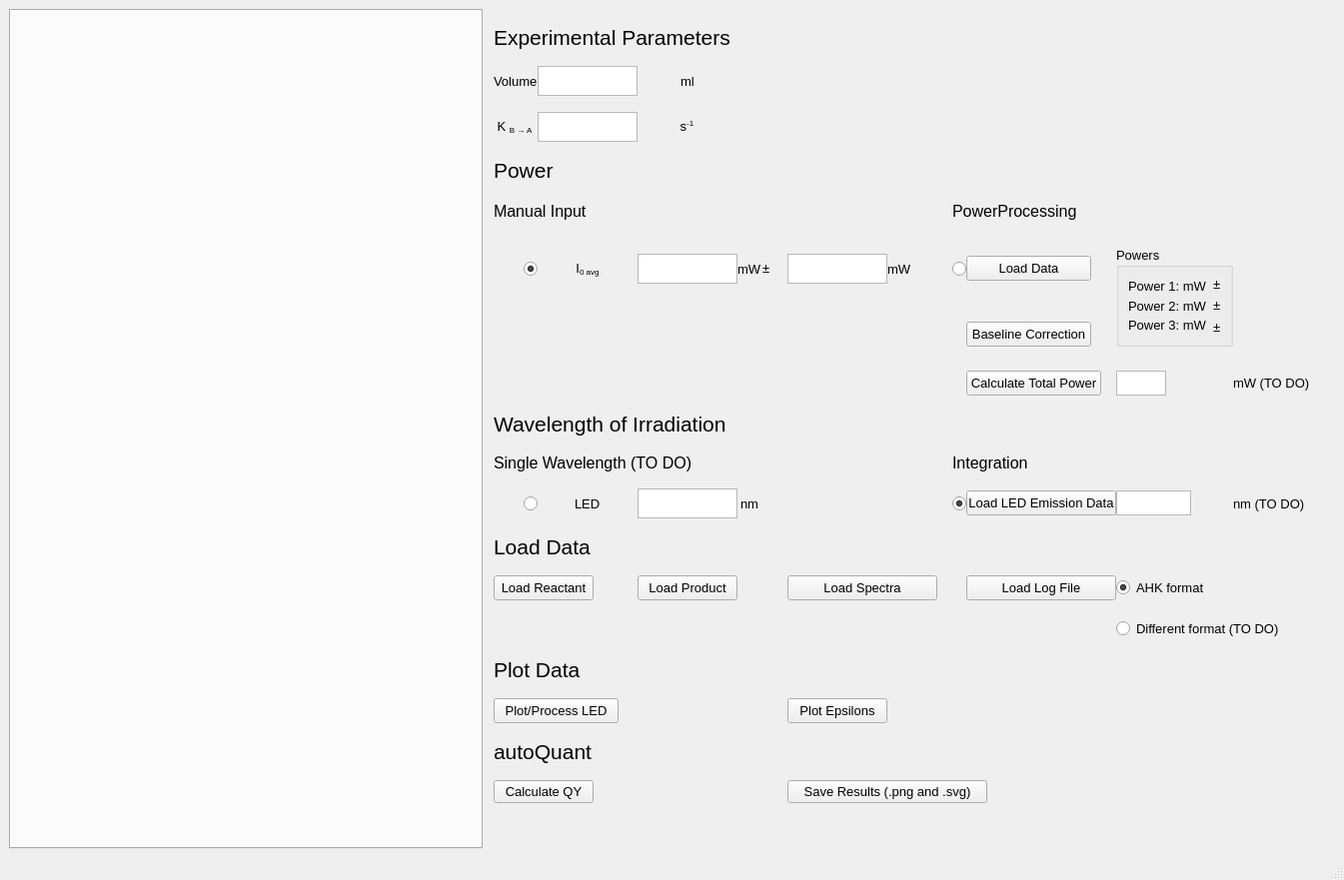
<?xml version="1.0" encoding="UTF-8"?>
<ui version="4.0">
 <class>MainWindow</class>
 <widget class="QMainWindow" name="MainWindow">
  <property name="geometry">
   <rect>
    <x>0</x>
    <y>0</y>
    <width>1345</width>
    <height>881</height>
   </rect>
  </property>
  <property name="windowTitle">
   <string>autoQuant</string>
  </property>
  <widget class="QWidget" name="centralwidget">
   <layout class="QHBoxLayout" name="horizontalLayout">
    <item>
     <widget class="QTabWidget" name="tabWidget">
      <property name="minimumSize">
       <size>
        <width>10</width>
        <height>10</height>
       </size>
      </property>
     </widget>
    </item>
    <item>
     <layout class="QGridLayout" name="gridLayout" rowstretch="0,0,0,0,0,0,0,0,0,0,0,0,0,0,0,0,0,0,0,0,0,0,0,0,0,0,0,0,0,0,0,0,0" columnstretch="0,0,0,0,0,0,0,0,0,0,0,0,0,0" columnminimumwidth="0,0,0,0,0,0,0,0,0,0,0,0,0,0">
      <property name="sizeConstraint">
       <enum>QLayout::SetFixedSize</enum>
      </property>
      <property name="leftMargin">
       <number>5</number>
      </property>
      <property name="topMargin">
       <number>0</number>
      </property>
      <property name="rightMargin">
       <number>5</number>
      </property>
      <property name="bottomMargin">
       <number>20</number>
      </property>
      <property name="spacing">
       <number>0</number>
      </property>
      <item row="7" column="3">
       <widget class="QPlainTextEdit" name="plainTextEdit_3">
        <property name="maximumSize">
         <size>
          <width>100</width>
          <height>30</height>
         </size>
        </property>
       </widget>
      </item>
      <item row="4" column="2">
       <widget class="QPlainTextEdit" name="plainTextEdit_2">
        <property name="sizePolicy">
         <sizepolicy hsizetype="Maximum" vsizetype="Maximum">
          <horstretch>0</horstretch>
          <verstretch>0</verstretch>
         </sizepolicy>
        </property>
        <property name="maximumSize">
         <size>
          <width>100</width>
          <height>30</height>
         </size>
        </property>
       </widget>
      </item>
      <item row="9" column="10">
       <widget class="QPushButton" name="calculatePowerButton">
        <property name="maximumSize">
         <size>
          <width>135</width>
          <height>25</height>
         </size>
        </property>
        <property name="font">
         <font>
          <pointsize>10</pointsize>
         </font>
        </property>
        <property name="text">
         <string>Calculate Total Power</string>
        </property>
       </widget>
      </item>
      <item row="7" column="2">
       <widget class="QLabel" name="label_4">
        <property name="font">
         <font>
          <pointsize>10</pointsize>
         </font>
        </property>
        <property name="text">
         <string>&lt;html&gt;&lt;head/&gt;&lt;body&gt;&lt;p align=&quot;center&quot;&gt;I&lt;span style=&quot; vertical-align:sub;&quot;&gt;0 avg&lt;/span&gt;&lt;/p&gt;&lt;/body&gt;&lt;/html&gt;</string>
        </property>
       </widget>
      </item>
      <item row="9" column="12">
       <widget class="QLabel" name="label_PP_TotalPower">
        <property name="font">
         <font>
          <pointsize>10</pointsize>
         </font>
        </property>
        <property name="text">
         <string>mW (TO DO)</string>
        </property>
       </widget>
      </item>
      <item row="6" column="9" colspan="3">
       <widget class="QLabel" name="label_14">
        <property name="sizePolicy">
         <sizepolicy hsizetype="Expanding" vsizetype="Preferred">
          <horstretch>0</horstretch>
          <verstretch>0</verstretch>
         </sizepolicy>
        </property>
        <property name="maximumSize">
         <size>
          <width>400</width>
          <height>25</height>
         </size>
        </property>
        <property name="font">
         <font>
          <pointsize>12</pointsize>
         </font>
        </property>
        <property name="text">
         <string>PowerProcessing</string>
        </property>
       </widget>
      </item>
      <item row="6" column="1" colspan="2">
       <widget class="QLabel" name="label">
        <property name="sizePolicy">
         <sizepolicy hsizetype="Expanding" vsizetype="Preferred">
          <horstretch>0</horstretch>
          <verstretch>0</verstretch>
         </sizepolicy>
        </property>
        <property name="maximumSize">
         <size>
          <width>400</width>
          <height>25</height>
         </size>
        </property>
        <property name="font">
         <font>
          <pointsize>12</pointsize>
         </font>
        </property>
        <property name="text">
         <string>Manual Input</string>
        </property>
       </widget>
      </item>
      <item row="11" column="1" colspan="3">
       <widget class="QLabel" name="label_12">
        <property name="sizePolicy">
         <sizepolicy hsizetype="Preferred" vsizetype="Preferred">
          <horstretch>0</horstretch>
          <verstretch>0</verstretch>
         </sizepolicy>
        </property>
        <property name="maximumSize">
         <size>
          <width>400</width>
          <height>20</height>
         </size>
        </property>
        <property name="font">
         <font>
          <pointsize>12</pointsize>
         </font>
        </property>
        <property name="text">
         <string>Single Wavelength (TO DO)</string>
        </property>
       </widget>
      </item>
      <item row="12" column="10">
       <widget class="QPushButton" name="LoadLED">
        <property name="sizePolicy">
         <sizepolicy hsizetype="Expanding" vsizetype="Fixed">
          <horstretch>0</horstretch>
          <verstretch>0</verstretch>
         </sizepolicy>
        </property>
        <property name="maximumSize">
         <size>
          <width>150</width>
          <height>25</height>
         </size>
        </property>
        <property name="font">
         <font>
          <pointsize>10</pointsize>
         </font>
        </property>
        <property name="text">
         <string>Load LED Emission Data</string>
        </property>
       </widget>
      </item>
      <item row="7" column="9" alignment="Qt::AlignHCenter">
       <widget class="QRadioButton" name="radioButton_4">
        <property name="sizePolicy">
         <sizepolicy hsizetype="Preferred" vsizetype="Fixed">
          <horstretch>0</horstretch>
          <verstretch>0</verstretch>
         </sizepolicy>
        </property>
        <property name="maximumSize">
         <size>
          <width>20</width>
          <height>250</height>
         </size>
        </property>
        <property name="text">
         <string/>
        </property>
        <attribute name="buttonGroup">
         <string notr="true">buttonGroup</string>
        </attribute>
       </widget>
      </item>
      <item row="30" column="1" colspan="2">
       <widget class="QPushButton" name="plotLEDButton">
        <property name="maximumSize">
         <size>
          <width>125</width>
          <height>25</height>
         </size>
        </property>
        <property name="font">
         <font>
          <pointsize>10</pointsize>
         </font>
        </property>
        <property name="text">
         <string>Plot/Process LED</string>
        </property>
       </widget>
      </item>
      <item row="2" column="2">
       <widget class="QPlainTextEdit" name="plainTextEdit">
        <property name="sizePolicy">
         <sizepolicy hsizetype="Maximum" vsizetype="Maximum">
          <horstretch>0</horstretch>
          <verstretch>0</verstretch>
         </sizepolicy>
        </property>
        <property name="maximumSize">
         <size>
          <width>100</width>
          <height>30</height>
         </size>
        </property>
       </widget>
      </item>
      <item row="7" column="6">
       <widget class="QPlainTextEdit" name="plainTextEdit_4">
        <property name="maximumSize">
         <size>
          <width>100</width>
          <height>30</height>
         </size>
        </property>
       </widget>
      </item>
      <item row="4" column="1">
       <widget class="QLabel" name="label_3">
        <property name="maximumSize">
         <size>
          <width>75</width>
          <height>25</height>
         </size>
        </property>
        <property name="font">
         <font>
          <pointsize>10</pointsize>
         </font>
        </property>
        <property name="text">
         <string>&lt;html&gt;&lt;head/&gt;&lt;body&gt;&lt;p align=&quot;center&quot;&gt;K &lt;span style=&quot; vertical-align:sub;&quot;&gt;B → A &lt;/span&gt;&lt;/p&gt;&lt;/body&gt;&lt;/html&gt;</string>
        </property>
       </widget>
      </item>
      <item row="8" column="10">
       <widget class="QPushButton" name="baselineCorrectionButton">
        <property name="maximumSize">
         <size>
          <width>125</width>
          <height>25</height>
         </size>
        </property>
        <property name="font">
         <font>
          <pointsize>10</pointsize>
         </font>
        </property>
        <property name="text">
         <string>Baseline Correction</string>
        </property>
       </widget>
      </item>
      <item row="11" column="9" colspan="3">
       <widget class="QLabel" name="label_13">
        <property name="maximumSize">
         <size>
          <width>400</width>
          <height>20</height>
         </size>
        </property>
        <property name="font">
         <font>
          <pointsize>12</pointsize>
         </font>
        </property>
        <property name="text">
         <string>Integration</string>
        </property>
       </widget>
      </item>
      <item row="30" column="6">
       <widget class="QPushButton" name="plotEpsilonButton">
        <property name="maximumSize">
         <size>
          <width>100</width>
          <height>25</height>
         </size>
        </property>
        <property name="font">
         <font>
          <pointsize>10</pointsize>
         </font>
        </property>
        <property name="text">
         <string>Plot Epsilons</string>
        </property>
       </widget>
      </item>
      <item row="10" column="13">
       <spacer name="horizontalSpacer_3">
        <property name="orientation">
         <enum>Qt::Horizontal</enum>
        </property>
        <property name="sizeType">
         <enum>QSizePolicy::Fixed</enum>
        </property>
        <property name="sizeHint" stdset="0">
         <size>
          <width>20</width>
          <height>20</height>
         </size>
        </property>
       </spacer>
      </item>
      <item row="26" column="1" colspan="2">
       <widget class="QPushButton" name="LoadTrans">
        <property name="sizePolicy">
         <sizepolicy hsizetype="Expanding" vsizetype="Fixed">
          <horstretch>0</horstretch>
          <verstretch>0</verstretch>
         </sizepolicy>
        </property>
        <property name="maximumSize">
         <size>
          <width>100</width>
          <height>25</height>
         </size>
        </property>
        <property name="font">
         <font>
          <pointsize>10</pointsize>
         </font>
        </property>
        <property name="text">
         <string>Load Reactant</string>
        </property>
       </widget>
      </item>
      <item row="26" column="6" colspan="4">
       <widget class="QPushButton" name="LoadSpectra">
        <property name="sizePolicy">
         <sizepolicy hsizetype="Expanding" vsizetype="Fixed">
          <horstretch>0</horstretch>
          <verstretch>0</verstretch>
         </sizepolicy>
        </property>
        <property name="maximumSize">
         <size>
          <width>150</width>
          <height>25</height>
         </size>
        </property>
        <property name="font">
         <font>
          <pointsize>10</pointsize>
         </font>
        </property>
        <property name="text">
         <string>Load Spectra</string>
        </property>
       </widget>
      </item>
      <item row="5" column="1" colspan="3">
       <widget class="QLabel" name="Header_2">
        <property name="sizePolicy">
         <sizepolicy hsizetype="Preferred" vsizetype="Fixed">
          <horstretch>0</horstretch>
          <verstretch>0</verstretch>
         </sizepolicy>
        </property>
        <property name="maximumSize">
         <size>
          <width>400</width>
          <height>25</height>
         </size>
        </property>
        <property name="font">
         <font>
          <pointsize>16</pointsize>
         </font>
        </property>
        <property name="text">
         <string>Power</string>
        </property>
       </widget>
      </item>
      <item row="12" column="2" alignment="Qt::AlignHCenter">
       <widget class="QLabel" name="label_10">
        <property name="font">
         <font>
          <pointsize>10</pointsize>
         </font>
        </property>
        <property name="text">
         <string>LED</string>
        </property>
       </widget>
      </item>
      <item row="12" column="9" alignment="Qt::AlignHCenter">
       <widget class="QRadioButton" name="radioButton_2">
        <property name="sizePolicy">
         <sizepolicy hsizetype="Preferred" vsizetype="Fixed">
          <horstretch>0</horstretch>
          <verstretch>0</verstretch>
         </sizepolicy>
        </property>
        <property name="maximumSize">
         <size>
          <width>20</width>
          <height>250</height>
         </size>
        </property>
        <property name="text">
         <string/>
        </property>
        <property name="checked">
         <bool>true</bool>
        </property>
        <attribute name="buttonGroup">
         <string notr="true">buttonGroup_2</string>
        </attribute>
       </widget>
      </item>
      <item row="26" column="3">
       <widget class="QPushButton" name="LoadCis">
        <property name="sizePolicy">
         <sizepolicy hsizetype="Expanding" vsizetype="Fixed">
          <horstretch>0</horstretch>
          <verstretch>0</verstretch>
         </sizepolicy>
        </property>
        <property name="maximumSize">
         <size>
          <width>125</width>
          <height>25</height>
         </size>
        </property>
        <property name="font">
         <font>
          <pointsize>10</pointsize>
         </font>
        </property>
        <property name="text">
         <string>Load Product</string>
        </property>
       </widget>
      </item>
      <item row="13" column="1" colspan="3">
       <widget class="QLabel" name="Header_4">
        <property name="sizePolicy">
         <sizepolicy hsizetype="Expanding" vsizetype="Preferred">
          <horstretch>0</horstretch>
          <verstretch>0</verstretch>
         </sizepolicy>
        </property>
        <property name="maximumSize">
         <size>
          <width>400</width>
          <height>25</height>
         </size>
        </property>
        <property name="font">
         <font>
          <pointsize>16</pointsize>
         </font>
        </property>
        <property name="text">
         <string>Load Data</string>
        </property>
       </widget>
      </item>
      <item row="12" column="4" alignment="Qt::AlignHCenter">
       <widget class="QLabel" name="label_9">
        <property name="maximumSize">
         <size>
          <width>25</width>
          <height>16777215</height>
         </size>
        </property>
        <property name="font">
         <font>
          <pointsize>10</pointsize>
         </font>
        </property>
        <property name="text">
         <string>nm</string>
        </property>
       </widget>
      </item>
      <item row="32" column="1" colspan="2">
       <widget class="QPushButton" name="plotQuantButton">
        <property name="sizePolicy">
         <sizepolicy hsizetype="Expanding" vsizetype="Fixed">
          <horstretch>0</horstretch>
          <verstretch>0</verstretch>
         </sizepolicy>
        </property>
        <property name="maximumSize">
         <size>
          <width>100</width>
          <height>25</height>
         </size>
        </property>
        <property name="font">
         <font>
          <pointsize>10</pointsize>
         </font>
        </property>
        <property name="text">
         <string>Calculate QY</string>
        </property>
       </widget>
      </item>
      <item row="32" column="6" colspan="5">
       <widget class="QPushButton" name="SaveResultsBtn">
        <property name="sizePolicy">
         <sizepolicy hsizetype="Expanding" vsizetype="Fixed">
          <horstretch>0</horstretch>
          <verstretch>0</verstretch>
         </sizepolicy>
        </property>
        <property name="maximumSize">
         <size>
          <width>200</width>
          <height>16777215</height>
         </size>
        </property>
        <property name="font">
         <font>
          <pointsize>10</pointsize>
         </font>
        </property>
        <property name="text">
         <string>Save Results (.png and .svg)</string>
        </property>
       </widget>
      </item>
      <item row="12" column="3">
       <widget class="QPlainTextEdit" name="plainTextEdit_5">
        <property name="maximumSize">
         <size>
          <width>100</width>
          <height>30</height>
         </size>
        </property>
       </widget>
      </item>
      <item row="4" column="3" alignment="Qt::AlignHCenter">
       <widget class="QLabel" name="label_6">
        <property name="maximumSize">
         <size>
          <width>25</width>
          <height>16777215</height>
         </size>
        </property>
        <property name="font">
         <font>
          <pointsize>10</pointsize>
         </font>
        </property>
        <property name="text">
         <string>&lt;html&gt;&lt;head/&gt;&lt;body&gt;&lt;p align=&quot;center&quot;&gt;s&lt;span style=&quot; vertical-align:super;&quot;&gt;-1&lt;/span&gt;&lt;/p&gt;&lt;/body&gt;&lt;/html&gt;</string>
        </property>
       </widget>
      </item>
      <item row="26" column="10">
       <widget class="QPushButton" name="LoadLog">
        <property name="maximumSize">
         <size>
          <width>150</width>
          <height>25</height>
         </size>
        </property>
        <property name="font">
         <font>
          <pointsize>10</pointsize>
         </font>
        </property>
        <property name="text">
         <string>Load Log File</string>
        </property>
       </widget>
      </item>
      <item row="9" column="11">
       <widget class="QPlainTextEdit" name="plainTextEdit_6">
        <property name="maximumSize">
         <size>
          <width>50</width>
          <height>25</height>
         </size>
        </property>
        <property name="readOnly">
         <bool>true</bool>
        </property>
       </widget>
      </item>
      <item row="27" column="11" colspan="2">
       <widget class="QRadioButton" name="radioButton_Log_2">
        <property name="sizePolicy">
         <sizepolicy hsizetype="Expanding" vsizetype="Fixed">
          <horstretch>0</horstretch>
          <verstretch>0</verstretch>
         </sizepolicy>
        </property>
        <property name="maximumSize">
         <size>
          <width>175</width>
          <height>25</height>
         </size>
        </property>
        <property name="font">
         <font>
          <pointsize>10</pointsize>
         </font>
        </property>
        <property name="text">
         <string>Different format (TO DO)</string>
        </property>
        <attribute name="buttonGroup">
         <string notr="true">buttonGroup_3</string>
        </attribute>
       </widget>
      </item>
      <item row="7" column="5">
       <widget class="QLabel" name="label_11">
        <property name="minimumSize">
         <size>
          <width>25</width>
          <height>0</height>
         </size>
        </property>
        <property name="maximumSize">
         <size>
          <width>25</width>
          <height>16777215</height>
         </size>
        </property>
        <property name="font">
         <font>
          <pointsize>10</pointsize>
         </font>
        </property>
        <property name="text">
         <string>&lt;span&gt;&amp;#177;&lt;/span&gt;</string>
        </property>
       </widget>
      </item>
      <item row="26" column="11">
       <widget class="QRadioButton" name="radioButton_Log_1">
        <property name="maximumSize">
         <size>
          <width>150</width>
          <height>25</height>
         </size>
        </property>
        <property name="font">
         <font>
          <pointsize>10</pointsize>
         </font>
        </property>
        <property name="text">
         <string>AHK format</string>
        </property>
        <property name="checked">
         <bool>true</bool>
        </property>
        <attribute name="buttonGroup">
         <string notr="true">buttonGroup_3</string>
        </attribute>
       </widget>
      </item>
      <item row="2" column="1" alignment="Qt::AlignHCenter">
       <widget class="QLabel" name="label_2">
        <property name="maximumSize">
         <size>
          <width>100</width>
          <height>16777215</height>
         </size>
        </property>
        <property name="font">
         <font>
          <pointsize>10</pointsize>
         </font>
        </property>
        <property name="text">
         <string>Volume</string>
        </property>
       </widget>
      </item>
      <item row="7" column="10">
       <widget class="QPushButton" name="loadDataButton">
        <property name="maximumSize">
         <size>
          <width>125</width>
          <height>25</height>
         </size>
        </property>
        <property name="font">
         <font>
          <pointsize>10</pointsize>
         </font>
        </property>
        <property name="text">
         <string>Load Data</string>
        </property>
       </widget>
      </item>
      <item row="10" column="1" colspan="4">
       <widget class="QLabel" name="Header_3">
        <property name="sizePolicy">
         <sizepolicy hsizetype="Expanding" vsizetype="Preferred">
          <horstretch>0</horstretch>
          <verstretch>0</verstretch>
         </sizepolicy>
        </property>
        <property name="maximumSize">
         <size>
          <width>400</width>
          <height>25</height>
         </size>
        </property>
        <property name="font">
         <font>
          <pointsize>16</pointsize>
         </font>
        </property>
        <property name="text">
         <string>Wavelength of Irradiation</string>
        </property>
       </widget>
      </item>
      <item row="7" column="8">
       <spacer name="horizontalSpacer">
        <property name="orientation">
         <enum>Qt::Horizontal</enum>
        </property>
        <property name="sizeType">
         <enum>QSizePolicy::Fixed</enum>
        </property>
        <property name="sizeHint" stdset="0">
         <size>
          <width>40</width>
          <height>20</height>
         </size>
        </property>
       </spacer>
      </item>
      <item row="7" column="4" alignment="Qt::AlignHCenter">
       <widget class="QLabel" name="label_5">
        <property name="sizePolicy">
         <sizepolicy hsizetype="Preferred" vsizetype="Preferred">
          <horstretch>0</horstretch>
          <verstretch>0</verstretch>
         </sizepolicy>
        </property>
        <property name="minimumSize">
         <size>
          <width>25</width>
          <height>0</height>
         </size>
        </property>
        <property name="maximumSize">
         <size>
          <width>25</width>
          <height>16777215</height>
         </size>
        </property>
        <property name="font">
         <font>
          <pointsize>10</pointsize>
         </font>
        </property>
        <property name="text">
         <string>mW</string>
        </property>
       </widget>
      </item>
      <item row="2" column="3" alignment="Qt::AlignHCenter">
       <widget class="QLabel" name="label_7">
        <property name="sizePolicy">
         <sizepolicy hsizetype="Preferred" vsizetype="Preferred">
          <horstretch>0</horstretch>
          <verstretch>0</verstretch>
         </sizepolicy>
        </property>
        <property name="maximumSize">
         <size>
          <width>25</width>
          <height>16777215</height>
         </size>
        </property>
        <property name="font">
         <font>
          <pointsize>10</pointsize>
         </font>
        </property>
        <property name="text">
         <string>ml</string>
        </property>
       </widget>
      </item>
      <item row="12" column="1" alignment="Qt::AlignRight">
       <widget class="QRadioButton" name="radioButton">
        <property name="sizePolicy">
         <sizepolicy hsizetype="Fixed" vsizetype="Fixed">
          <horstretch>0</horstretch>
          <verstretch>0</verstretch>
         </sizepolicy>
        </property>
        <property name="maximumSize">
         <size>
          <width>20</width>
          <height>250</height>
         </size>
        </property>
        <property name="text">
         <string/>
        </property>
        <attribute name="buttonGroup">
         <string notr="true">buttonGroup_2</string>
        </attribute>
       </widget>
      </item>
      <item row="7" column="1" alignment="Qt::AlignRight">
       <widget class="QRadioButton" name="radioButton_3">
        <property name="sizePolicy">
         <sizepolicy hsizetype="Fixed" vsizetype="Preferred">
          <horstretch>0</horstretch>
          <verstretch>0</verstretch>
         </sizepolicy>
        </property>
        <property name="maximumSize">
         <size>
          <width>20</width>
          <height>250</height>
         </size>
        </property>
        <property name="text">
         <string/>
        </property>
        <property name="checked">
         <bool>true</bool>
        </property>
        <attribute name="buttonGroup">
         <string notr="true">buttonGroup</string>
        </attribute>
       </widget>
      </item>
      <item row="7" column="11" rowspan="2">
       <widget class="QGroupBox" name="groupBox_PP_Powers">
        <property name="sizePolicy">
         <sizepolicy hsizetype="Preferred" vsizetype="Maximum">
          <horstretch>0</horstretch>
          <verstretch>0</verstretch>
         </sizepolicy>
        </property>
        <property name="maximumSize">
         <size>
          <width>16777215</width>
          <height>100</height>
         </size>
        </property>
        <property name="font">
         <font>
          <pointsize>10</pointsize>
         </font>
        </property>
        <property name="title">
         <string>Powers</string>
        </property>
        <layout class="QHBoxLayout" name="horizontalLayout_2">
         <item>
          <layout class="QVBoxLayout" name="verticalLayout">
           <property name="spacing">
            <number>1</number>
           </property>
           <property name="sizeConstraint">
            <enum>QLayout::SetMaximumSize</enum>
           </property>
           <item>
            <widget class="QLabel" name="label_Powers_1">
             <property name="sizePolicy">
              <sizepolicy hsizetype="Preferred" vsizetype="Fixed">
               <horstretch>0</horstretch>
               <verstretch>0</verstretch>
              </sizepolicy>
             </property>
             <property name="maximumSize">
              <size>
               <width>16777215</width>
               <height>50</height>
              </size>
             </property>
             <property name="text">
              <string>Power 1: mW</string>
             </property>
            </widget>
           </item>
           <item>
            <widget class="QLabel" name="label_17">
             <property name="text">
              <string>Power 2: mW</string>
             </property>
            </widget>
           </item>
           <item>
            <widget class="QLabel" name="label_18">
             <property name="text">
              <string>Power 3: mW</string>
             </property>
            </widget>
           </item>
          </layout>
         </item>
         <item>
          <layout class="QVBoxLayout" name="verticalLayout_2">
           <item>
            <widget class="QLabel" name="label_15">
             <property name="text">
              <string>&lt;span&gt;&amp;#177;&lt;/span&gt;</string>
             </property>
            </widget>
           </item>
           <item>
            <widget class="QLabel" name="label_16">
             <property name="text">
              <string>&lt;span&gt;&amp;#177;&lt;/span&gt;</string>
             </property>
            </widget>
           </item>
           <item>
            <widget class="QLabel" name="label_19">
             <property name="text">
              <string>&lt;span&gt;&amp;#177;&lt;/span&gt;</string>
             </property>
            </widget>
           </item>
          </layout>
         </item>
        </layout>
       </widget>
      </item>
      <item row="31" column="1" colspan="4">
       <widget class="QLabel" name="Header_6">
        <property name="sizePolicy">
         <sizepolicy hsizetype="Expanding" vsizetype="Preferred">
          <horstretch>0</horstretch>
          <verstretch>0</verstretch>
         </sizepolicy>
        </property>
        <property name="maximumSize">
         <size>
          <width>400</width>
          <height>25</height>
         </size>
        </property>
        <property name="font">
         <font>
          <pointsize>16</pointsize>
         </font>
        </property>
        <property name="text">
         <string>autoQuant</string>
        </property>
       </widget>
      </item>
      <item row="7" column="7">
       <widget class="QLabel" name="label_8">
        <property name="sizePolicy">
         <sizepolicy hsizetype="Fixed" vsizetype="Preferred">
          <horstretch>0</horstretch>
          <verstretch>0</verstretch>
         </sizepolicy>
        </property>
        <property name="minimumSize">
         <size>
          <width>25</width>
          <height>0</height>
         </size>
        </property>
        <property name="maximumSize">
         <size>
          <width>30</width>
          <height>16777215</height>
         </size>
        </property>
        <property name="font">
         <font>
          <pointsize>10</pointsize>
         </font>
        </property>
        <property name="text">
         <string>mW</string>
        </property>
       </widget>
      </item>
      <item row="29" column="1" colspan="3">
       <widget class="QLabel" name="Header_5">
        <property name="sizePolicy">
         <sizepolicy hsizetype="Expanding" vsizetype="Preferred">
          <horstretch>0</horstretch>
          <verstretch>0</verstretch>
         </sizepolicy>
        </property>
        <property name="maximumSize">
         <size>
          <width>400</width>
          <height>25</height>
         </size>
        </property>
        <property name="font">
         <font>
          <pointsize>16</pointsize>
         </font>
        </property>
        <property name="text">
         <string>Plot Data</string>
        </property>
       </widget>
      </item>
      <item row="0" column="1" colspan="4">
       <widget class="QLabel" name="Header_1">
        <property name="sizePolicy">
         <sizepolicy hsizetype="Expanding" vsizetype="Fixed">
          <horstretch>0</horstretch>
          <verstretch>0</verstretch>
         </sizepolicy>
        </property>
        <property name="maximumSize">
         <size>
          <width>400</width>
          <height>25</height>
         </size>
        </property>
        <property name="font">
         <font>
          <pointsize>16</pointsize>
         </font>
        </property>
        <property name="text">
         <string>Experimental Parameters</string>
        </property>
       </widget>
      </item>
      <item row="12" column="11">
       <widget class="QPlainTextEdit" name="plainTextEdit_7">
        <property name="sizePolicy">
         <sizepolicy hsizetype="Expanding" vsizetype="Preferred">
          <horstretch>0</horstretch>
          <verstretch>0</verstretch>
         </sizepolicy>
        </property>
        <property name="maximumSize">
         <size>
          <width>75</width>
          <height>25</height>
         </size>
        </property>
        <property name="readOnly">
         <bool>false</bool>
        </property>
       </widget>
      </item>
      <item row="12" column="12">
       <widget class="QLabel" name="label_20">
        <property name="font">
         <font>
          <pointsize>10</pointsize>
         </font>
        </property>
        <property name="text">
         <string>nm (TO DO)</string>
        </property>
       </widget>
      </item>
     </layout>
    </item>
   </layout>
  </widget>
  <widget class="QMenuBar" name="menubar">
   <property name="geometry">
    <rect>
     <x>0</x>
     <y>0</y>
     <width>1345</width>
     <height>22</height>
    </rect>
   </property>
  </widget>
  <widget class="QStatusBar" name="statusbar"/>
 </widget>
 <resources/>
 <connections/>
 <buttongroups>
  <buttongroup name="buttonGroup"/>
  <buttongroup name="buttonGroup_2"/>
  <buttongroup name="buttonGroup_3"/>
 </buttongroups>
</ui>
